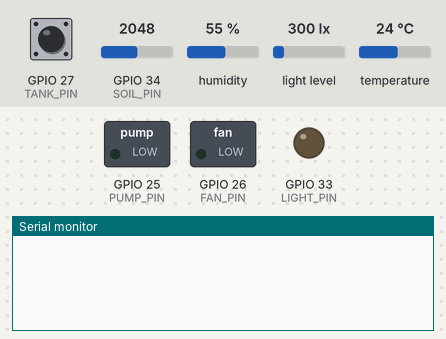
Simulated run of this program. Board: ESP32. On the bench: switched loads named in the program (green lamp = pin HIGH), output pins drawn as LEDs (lit = HIGH), the last lines printed to the serial monitor. The test bench sets the inputs (shaded band); at power-on: GPIO 34 (SOIL_PIN) = 2048, GPIO 27 (TANK_PIN) HIGH, humidity 55 %, light level 300 lx, temperature 24 °C (analog values on the 0–4095 scale). WiFi joins after 1.5 s; servers stay silent unless stated; uploads are accepted with an empty reply; EEPROM starts erased.

Above: at 1.2 s.
1.3 s: GPIO 34 (SOIL_PIN) set to 3948
At 3.8 s:
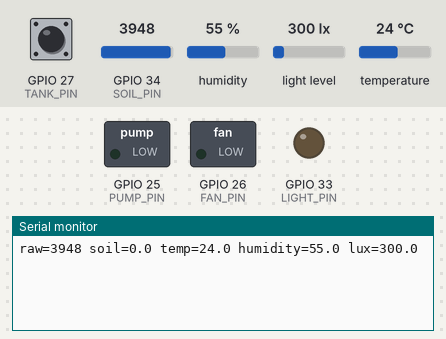
6.5 s: GPIO 34 (SOIL_PIN) set to 4031
At 9.0 s:
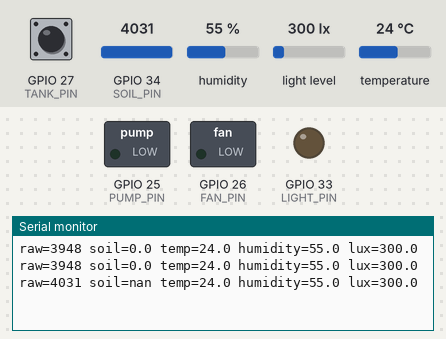

The program:

main.cpp
```cpp
#include <Arduino.h>
#include <WiFi.h>
#include <HTTPClient.h>
#include <Wire.h>
#include <DHT.h>
#include <BH1750.h>
#include <ArduinoJson.h>
#include <Preferences.h>
#include "config.h"
#include "control.h"

DHT dht(DHT_PIN, DHT22);
BH1750 lightMeter;
bool lightReady=false;
Preferences prefs;
SemaphoreHandle_t stateMutex;
Policy policy;
Override manual[3];
Inputs inputs;
Outputs outputs;
float humidity=NAN;
int soilRaw=0;
uint32_t sampleAt=0, revision=0;
bool sampled=false;

void relay(int pin, bool on) {
  digitalWrite(pin, RELAY_ACTIVE_LOW ? !on : on);
}

bool parsePolicy(JsonVariantConst j, Policy &p) {
  if (!j.is<JsonObjectConst>() || !j["auto_enabled"].is<bool>()) return false;
  const char *fields[]={"soil_on","soil_off","temp_on","temp_off","lux_on","lux_off","pump_max_s","pump_cooldown_s"};
  for (auto key: fields) if (j[key].isNull()) return false;
  p.autoEnabled=j["auto_enabled"].as<bool>();
  p.soilOn=j["soil_on"]; p.soilOff=j["soil_off"];
  p.tempOn=j["temp_on"]; p.tempOff=j["temp_off"];
  p.luxOn=j["lux_on"]; p.luxOff=j["lux_off"];
  p.pumpMaxS=j["pump_max_s"]; p.cooldownS=j["pump_cooldown_s"];
  return validPolicy(p);
}

// Independent task: network requests cannot block the pump deadline or float input.
void controlTask(void *) {
  Controller engine;
  for (;;) {
    uint32_t now=millis();
    xSemaphoreTake(stateMutex, portMAX_DELAY);
    Inputs s=inputs;
    if (!sampled || uint32_t(now-sampleAt)>10000) s.soil=s.temperature=s.lux=NAN;
    s.tankOk=digitalRead(TANK_PIN)==LOW;
    inputs.tankOk=s.tankOk;
    outputs=engine.step(now,s,policy,manual);
    relay(PUMP_PIN,outputs.pump); relay(FAN_PIN,outputs.fan); relay(LIGHT_PIN,outputs.light);
    xSemaphoreGive(stateMutex);
    vTaskDelay(pdMS_TO_TICKS(100));
  }
}

void readSensors() {
  float t=dht.readTemperature(), h=dht.readHumidity();
  float lux=lightReady ? lightMeter.readLightLevel() : NAN;
  if (!isfinite(lux) || lux<0 || lux>200000) lux=NAN;
  int raw=0;
  for (int i=0;i<16;i++) { raw+=analogRead(SOIL_PIN); delay(2); }
  raw/=16;
  // Near-rail readings mean probable short/disconnection. Floating middle values
  // cannot be detected in software; use the documented 1M pulldown and inspect wiring.
  float soil=NAN;
  if (raw>100 && raw<4000 && abs(SOIL_DRY_RAW-SOIL_WET_RAW)>100)
    soil=constrain(100.0f*(SOIL_DRY_RAW-raw)/(SOIL_DRY_RAW-SOIL_WET_RAW),0.0f,100.0f);
  xSemaphoreTake(stateMutex,portMAX_DELAY);
  inputs.soil=soil; inputs.temperature=isfinite(t)&&t>=-40&&t<=85?t:NAN; inputs.lux=lux;
  humidity=isfinite(h)&&h>=0&&h<=100?h:NAN;
  soilRaw=raw; sampleAt=millis(); sampled=true;
  xSemaphoreGive(stateMutex);
  Serial.printf("raw=%d soil=%.1f temp=%.1f humidity=%.1f lux=%.1f\n",raw,soil,t,h,lux);
}

void jsonFloat(JsonDocument &doc, const char *key, float val) {
  if (isfinite(val)) doc[key]=val; else doc[key]=nullptr;
}

void sendTelemetry() {
  StaticJsonDocument<1536> doc;
  uint32_t now=millis();
  xSemaphoreTake(stateMutex,portMAX_DELAY);
  bool stale=!sampled || uint32_t(now-sampleAt)>10000;
  doc["device_id"]=DEVICE_ID; doc["uptime_s"]=now/1000;
  jsonFloat(doc,"temperature",stale?NAN:inputs.temperature);
  jsonFloat(doc,"humidity",stale?NAN:humidity);
  jsonFloat(doc,"soil_pct",stale?NAN:inputs.soil);
  jsonFloat(doc,"lux",stale?NAN:inputs.lux);
  doc["soil_raw"]=soilRaw; doc["tank_ok"]=inputs.tankOk;
  doc["pump"]=outputs.pump; doc["fan"]=outputs.fan; doc["light"]=outputs.light;
  doc["pump_cooling"]=outputs.cooling; doc["auto_enabled"]=policy.autoEnabled;
  doc["policy_revision"]=revision;
  JsonArray faults=doc.createNestedArray("faults");
  if (!inputs.tankOk) faults.add("tank_low_or_wire_open");
  if (stale || !isfinite(inputs.soil)) faults.add("soil_invalid");
  if (stale || !isfinite(inputs.temperature) || !isfinite(humidity)) faults.add("dht_invalid");
  if (stale || !isfinite(inputs.lux)) faults.add("light_invalid");
  xSemaphoreGive(stateMutex);
  String body; serializeJson(doc,body);
  WiFiClient client; HTTPClient http;
  http.setConnectTimeout(1500); http.setTimeout(2000);
  if (!http.begin(client,String(SERVER_URL)+"/api/telemetry")) return;
  http.addHeader("X-API-Key",DEVICE_TOKEN); http.addHeader("Content-Type","application/json");
  int code=http.POST(body); Serial.printf("telemetry HTTP %d\n",code); http.end();
}

void fetchControl() {
  const uint32_t requestAt=millis();
  WiFiClient client; HTTPClient http;
  http.setConnectTimeout(1500); http.setTimeout(2000);
  if (!http.begin(client,String(SERVER_URL)+"/api/control")) return;
  http.addHeader("X-API-Key",DEVICE_TOKEN);
  int code=http.GET();
  if (code==200 && http.getSize()<=4096) {
    StaticJsonDocument<4096> doc;
    auto error=deserializeJson(doc,http.getString());
    Policy next;
    if (!error && doc["revision"].is<uint32_t>() && parsePolicy(doc["policy"],next)) {
      uint32_t incoming=doc["revision"], now=millis();
      Override nextManual[3]; const char *names[]={"pump","fan","light"};
      for(int i=0;i<3;i++) {
        JsonVariant j=doc["manual"][names[i]];
        uint32_t ttl=j["remaining_s"] | 0;
        const char *mode=j["mode"] | "auto";
        const uint32_t elapsed=now-requestAt;
        if(ttl>0 && ttl<=300 && ttl*1000>elapsed) {
          nextManual[i].mode=strcmp(mode,"on")==0?ON:(strcmp(mode,"off")==0?OFF:AUTO);
          nextManual[i].until=now+ttl*1000-elapsed;
        }
      }
      xSemaphoreTake(stateMutex,portMAX_DELAY);
      bool changed=incoming!=revision;
      policy=next; revision=incoming;
      for(int i=0;i<3;i++) manual[i]=nextManual[i];
      xSemaphoreGive(stateMutex);
      if(changed) {
        String saved; serializeJson(doc["policy"],saved);
        prefs.putString("policy",saved); prefs.putUInt("revision",incoming);
      }
    }
  }
  http.end();
}

void setup() {
  Serial.begin(115200);
  for(int pin: {PUMP_PIN,FAN_PIN,LIGHT_PIN}) { relay(pin,false); pinMode(pin,OUTPUT); }
  pinMode(TANK_PIN,INPUT_PULLUP); pinMode(SOIL_PIN,INPUT);
  analogReadResolution(12); analogSetPinAttenuation(SOIL_PIN,ADC_11db);
  stateMutex=xSemaphoreCreateMutex();
  if(!stateMutex) { Serial.println("mutex failed"); while(true) delay(1000); }
  prefs.begin("farm",false);
  StaticJsonDocument<1024> saved;
  if(!deserializeJson(saved,prefs.getString("policy","{}")) && parsePolicy(saved.as<JsonVariantConst>(),policy))
    revision=prefs.getUInt("revision",0);
  Wire.begin(21,22); Wire.setTimeOut(100);
  dht.begin(); lightReady=lightMeter.begin(BH1750::CONTINUOUS_HIGH_RES_MODE);
  if(xTaskCreatePinnedToCore(controlTask,"safety-control",4096,nullptr,3,nullptr,1)!=pdPASS) {
    Serial.println("control task failed"); while(true) delay(1000);
  }
  WiFi.mode(WIFI_STA); WiFi.setAutoReconnect(true); WiFi.begin(WIFI_SSID,WIFI_PASSWORD);
}

void loop() {
  static uint32_t lastSample=0,lastPoll=0,lastUpload=0,lastReconnect=0;
  uint32_t now=millis();
  if(uint32_t(now-lastSample)>=2500) { lastSample=now; readSensors(); }
  if(WiFi.status()!=WL_CONNECTED) {
    if(uint32_t(now-lastReconnect)>=15000) { lastReconnect=now; WiFi.reconnect(); }
    delay(10); return;
  }
  if(uint32_t(now-lastPoll)>=3000) { lastPoll=now; fetchControl(); }
  if(uint32_t(now-lastUpload)>=10000) { lastUpload=now; sendTelemetry(); }
  delay(10);
}
```

control.h
```cpp
#pragma once
#include <stdint.h>
#include <math.h>

// Portable control engine: no Arduino or network dependency.
struct Policy {
  bool autoEnabled = false;
  float soilOn=30, soilOff=45, tempOn=30, tempOff=27, luxOn=2000, luxOff=4000;
  uint32_t pumpMaxS=15, cooldownS=300;
};
inline bool validPolicy(const Policy &p) {
  return isfinite(p.soilOn) && isfinite(p.soilOff) && p.soilOn>=0 && p.soilOff<=100 && p.soilOn<p.soilOff
    && isfinite(p.tempOn) && isfinite(p.tempOff) && p.tempOff>=0 && p.tempOn<=60 && p.tempOff<p.tempOn
    && isfinite(p.luxOn) && isfinite(p.luxOff) && p.luxOn>=0 && p.luxOff<=150000 && p.luxOn<p.luxOff
    && p.pumpMaxS>=1 && p.pumpMaxS<=60 && p.cooldownS>=30 && p.cooldownS<=3600;
}
enum Mode { AUTO=0, ON=1, OFF=2 };
struct Override {
  Mode mode=AUTO;
  uint32_t until=0;
  Mode active(uint32_t now) {
    // Clear expired state permanently so an old override cannot revive after
    // another half-wrap while the device remains offline for weeks.
    if (mode!=AUTO && int32_t(until-now)<=0) mode=AUTO;
    return mode;
  }
};
struct Inputs {
  float soil=NAN, temperature=NAN, lux=NAN;
  bool tankOk=false;
};
struct Outputs { bool pump=false, fan=false, light=false, cooling=false; };

class Controller {
  Outputs out;
  uint32_t pumpStarted=0, pumpStopped=0;
  // Boot starts with a cooldown to avoid rebooting around the irrigation limit.
  bool stopped=true;
  static bool choose(Mode mode, bool automatic) { return mode==ON || (mode==AUTO && automatic); }
public:
  Outputs step(uint32_t now, const Inputs &s, const Policy &p, Override *manual) {
    bool cooling=stopped && uint32_t(now-pumpStopped)<p.cooldownS*1000;
    bool pumpAuto=p.autoEnabled && isfinite(s.soil) && (out.pump ? s.soil<p.soilOff : s.soil<p.soilOn);
    bool pump=choose(manual[0].active(now), pumpAuto);
    if (!s.tankOk || !isfinite(s.soil) || cooling) pump=false;
    if (out.pump && uint32_t(now-pumpStarted)>=p.pumpMaxS*1000) pump=false;
    if (pump && !out.pump) { pumpStarted=now; stopped=false; }
    if (!pump && out.pump) { pumpStopped=now; stopped=true; cooling=true; }
    out.pump=pump;
    bool fanAuto=p.autoEnabled && (!isfinite(s.temperature) || (out.fan ? s.temperature>p.tempOff : s.temperature>p.tempOn));
    bool lightAuto=p.autoEnabled && isfinite(s.lux) && (out.light ? s.lux<p.luxOff : s.lux<p.luxOn);
    out.fan=choose(manual[1].active(now), fanAuto);
    out.light=choose(manual[2].active(now), lightAuto);
    out.cooling=cooling;
    return out;
  }
};
```

config.example.h
```cpp
#pragma once
#define WIFI_SSID "your-2.4GHz-WiFi"
#define WIFI_PASSWORD "change-me"
#define SERVER_URL "http://192.168.1.100:8000"
#define DEVICE_TOKEN "copy-DEVICE_TOKEN-from-dot-env"
#define DEVICE_ID "farm-01"
// For a trusted isolated LAN. Do not expose plaintext HTTP to the public Internet.
constexpr int DHT_PIN=4, SOIL_PIN=34, TANK_PIN=27;
constexpr int PUMP_PIN=25, FAN_PIN=26, LIGHT_PIN=33;
// Default: discrete NPN relay driver shown in docs/WIRING.md, active HIGH.
// For a verified 3.3V-safe active-low relay module, change this to true.
constexpr bool RELAY_ACTIVE_LOW=false;
// Replace these with measurements in your own dry/wet substrate.
constexpr int SOIL_DRY_RAW=3000, SOIL_WET_RAW=1300;
// NC/wet-closed float: adequate water -> GPIO27 connected to GND.
// Broken wire -> HIGH -> tank not OK -> pump inhibited.
```

Measured:
- the behaviour switches between 3999 and 4000 on GPIO 34 (SOIL_PIN) (found by bisection; images 1 and 2)
- after the input at 1.3 s, the serial monitor: prints a new line after 1.2 s (image 1)
- after the input at 6.5 s, the serial monitor: prints a new line after 1.1 s (image 2)
